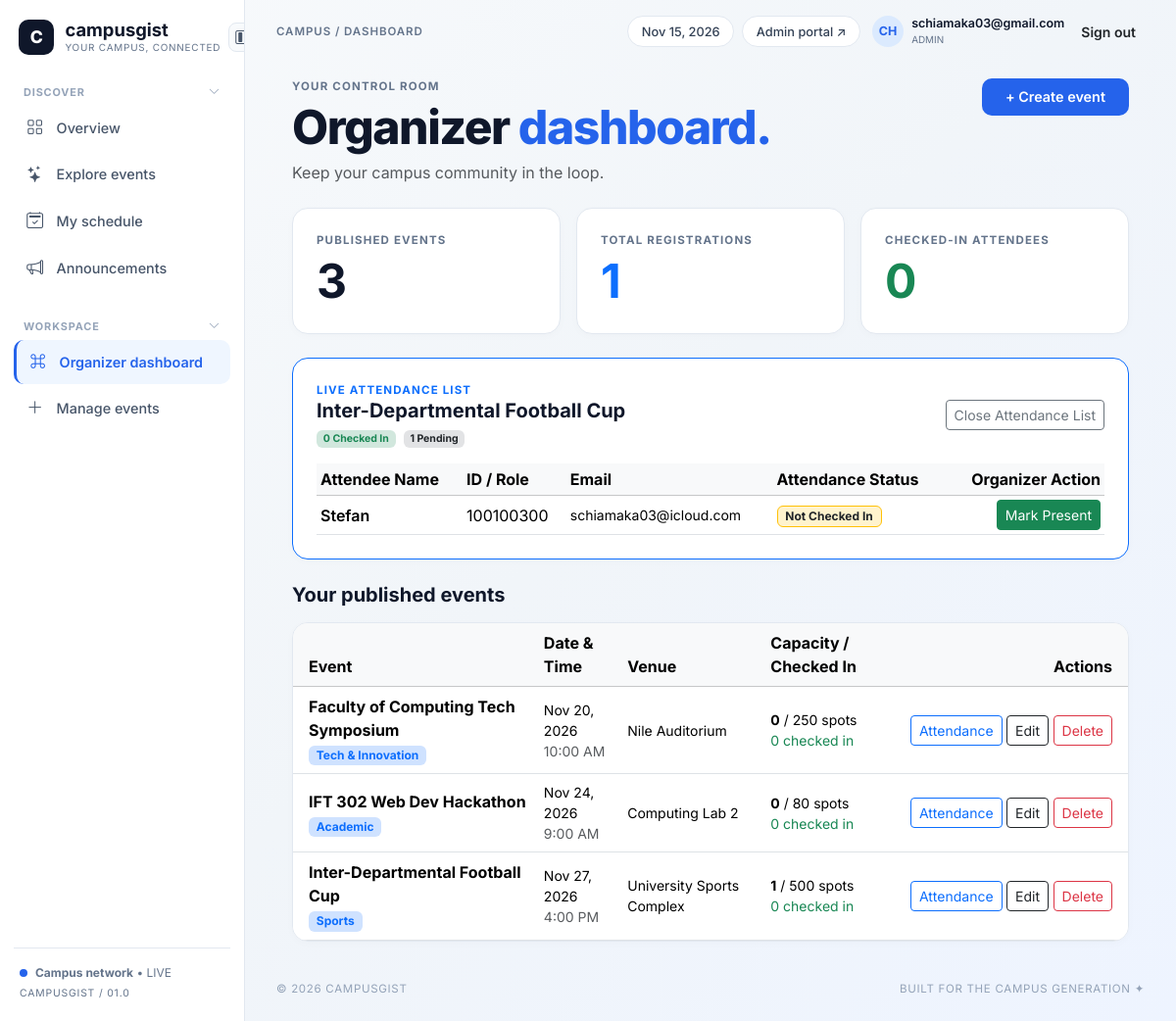
The page /dashboard.php?attendees=3 (signed in) on the database its author committed.
### tables this page shows
CREATE TABLE `events` (
  `id` int(11) NOT NULL,
  `title` varchar(150) NOT NULL,
  `category` enum('Academic','Tech & Innovation','Sports','Social & Cultural') NOT NULL,
  `description` text NOT NULL,
  `event_date` date NOT NULL,
  `event_time` time NOT NULL,
  `venue` varchar(120) NOT NULL,
  `capacity` int(11) DEFAULT 100,
  `created_at` timestamp NOT NULL DEFAULT current_timestamp()
);

CREATE TABLE `registrations` (
  `id` int(11) NOT NULL,
  `event_id` int(11) NOT NULL,
  `student_name` varchar(120) NOT NULL,
  `matric_no` varchar(30) DEFAULT NULL,
  `email` varchar(120) NOT NULL,
  `checked_in` tinyint(1) NOT NULL DEFAULT 0,
  `checked_in_at` timestamp NULL DEFAULT NULL,
  `registered_at` timestamp NOT NULL DEFAULT current_timestamp()
);

### includes/db_connect.php (called while the page is built, shortened)
<?php
function e($string) {
    return htmlspecialchars((string)$string, ENT_QUOTES, 'UTF-8');
}
?>

### dashboard.php (the view, shortened to what this page needs)
<?php
require_once __DIR__ . '/includes/db_connect.php';
require_once __DIR__ . '/includes/header.php';
$events_count = $conn->query("SELECT COUNT(*) AS c FROM events")->fetch_assoc()['c'] ?? 0;
$regs_count = $conn->query("SELECT COUNT(*) AS c FROM registrations")->fetch_assoc()['c'] ?? 0;
$checked_in_total = $conn->query("SELECT COUNT(*) AS c FROM registrations WHERE checked_in = 1")->fetch_assoc()['c'] ?? 0;
$events_res = $conn->query("SELECT e.*,
                            (SELECT COUNT(*) FROM registrations r WHERE r.event_id = e.id) AS reg_total,
                            (SELECT COUNT(*) FROM registrations r WHERE r.event_id = e.id AND r.checked_in = 1) AS checkin_total
                            FROM events e ORDER BY e.event_date ASC");
$view_event_id = (int)($_GET['attendees'] ?? 0);
$roster_title = '';
$roster = [];
$roster_present = 0;
if ($view_event_id > 0) {
    $ev_stmt = $conn->prepare("SELECT title FROM events WHERE id = ?");
    $ev_stmt->bind_param("i", $view_event_id);
    $ev_stmt->execute();
    $ev_row = $ev_stmt->get_result()->fetch_assoc();
    $roster_title = $ev_row['title'] ?? '';
    $r_stmt = $conn->prepare("SELECT * FROM registrations WHERE event_id = ? ORDER BY checked_in DESC, registered_at DESC");
    $r_stmt->bind_param("i", $view_event_id);
    $r_stmt->execute();
    $r_res = $r_stmt->get_result();
    while ($row = $r_res->fetch_assoc()) {
        $roster[] = $row;
    }
}
?>
<div class="d-flex justify-content-between align-items-start flex-wrap gap-3 mb-4">
    <div>
        <div class="eyebrow-text">Your Control Room</div>
        <h1 class="hero-heading mb-2">Organizer <span>dashboard.</span></h1>
        <p class="text-muted mb-0">Keep your campus community in the loop.</p>
    </div>
    <a href="manage.php" class="btn btn-cg-primary px-4 py-2">+ Create event</a>
</div>
<div class="row g-3 mb-4">
    <div class="col-md-4">
        <div class="cg-card">
            <div class="eyebrow-text mb-1">Published Events</div>
            <div class="display-5 fw-bold"><?= $events_count ?></div>
        </div>
    </div>
    <div class="col-md-4">
        <div class="cg-card">
            <div class="eyebrow-text mb-1">Total Registrations</div>
            <div class="display-5 fw-bold text-primary"><?= $regs_count ?></div>
        </div>
    </div>
    <div class="col-md-4">
        <div class="cg-card">
            <div class="eyebrow-text mb-1">Checked-In Attendees</div>
            <div class="display-5 fw-bold text-success"><?= $checked_in_total ?></div>
        </div>
    </div>
</div>
<?php if ($view_event_id > 0): ?>
    <div class="cg-card mb-4 border-primary">
        <div class="d-flex justify-content-between align-items-center flex-wrap gap-2 mb-3">
            <div>
                <div class="eyebrow-text text-primary mb-0">Live Attendance List</div>
                <h5 class="fw-bold mb-1"><?= e($roster_title) ?></h5>
                <div class="small text-muted">
                    <span class="badge bg-success-subtle text-success me-1"><?= $roster_present ?> Checked In</span>
                    <span class="badge bg-secondary-subtle text-dark"><?= count($roster) - $roster_present ?> Pending</span>
                </div>
            </div>
            <a href="dashboard.php" class="btn btn-sm btn-outline-secondary">Close Attendance List</a>
        </div>
        <?php if (count($roster) > 0): ?>
            <div class="table-responsive">
                <table class="table table-sm align-middle mb-0">
                    <thead class="table-light">
                        <tr>
                            <th>Attendee Name</th>
                            <th>ID / Role</th>
                            <th>Email</th>
                            <th>Attendance Status</th>
                            <th class="text-end">Organizer Action</th>
                        </tr>
                    </thead>
                    <tbody>
                        <?php foreach ($roster as $st): ?>
                            <tr>
                                <td class="fw-semibold"><?= e($st['student_name']) ?></td>
                                <td>
                                    <?= $st['matric_no'] ? e($st['matric_no']) : '<span class="badge bg-info-subtle text-dark border">STAFF</span>' ?>
                                </td>
                                <td class="small"><?= e($st['email']) ?></td>
                                <td>
                                    <?php if ($st['checked_in']): ?>
                                        <span class="badge bg-success">Checked In &#10003;</span>
                                        <span class="text-muted" style="font-size: 0.7rem;">
                                            <?= date('g:i A', strtotime($st['checked_in_at'])) ?>
                                        </span>
                                    <?php else: ?>
                                        <span class="badge bg-warning-subtle text-dark border border-warning">Not Checked In</span>
                                    <?php endif; ?>
                                </td>
                                <td class="text-end">
                                    <form method="POST" action="dashboard.php" class="d-inline">
                                        <button type="submit" class="btn btn-sm <?= $st['checked_in'] ? 'btn-outline-secondary' : 'btn-success' ?>">
                                            <?= $st['checked_in'] ? 'Undo' : 'Mark Present' ?>
                                        </button>
                                    </form>
                                </td>
                            </tr>
                        <?php endforeach; ?>
                    </tbody>
                </table>
            </div>
        <?php else: ?>
            <p class="small text-muted mb-0">No attendees have registered for this event yet.</p>
        <?php endif; ?>
    </div>
<?php endif; ?>
<h5 class="fw-bold mb-3">Your published events</h5>
<?php if ($events_res && $events_res->num_rows > 0): ?>
    <div class="cg-card p-0 overflow-hidden">
        <div class="table-responsive">
            <table class="table table-hover align-middle mb-0">
                <thead class="table-light">
                    <tr>
                        <th class="ps-3">Event</th>
                        <th>Date &amp; Time</th>
                        <th>Venue</th>
                        <th>Capacity / Checked In</th>
                        <th class="text-end pe-3">Actions</th>
                    </tr>
                </thead>
                <tbody>
                    <?php while ($ev = $events_res->fetch_assoc()): ?>
                        <tr>
                            <td class="ps-3">
                                <div class="fw-bold"><?= e($ev['title']) ?></div>
                                <span class="badge bg-primary-subtle text-primary"><?= e($ev['category']) ?></span>
                            </td>
                            <td class="small">
                                <?= date('M j, Y', strtotime($ev['event_date'])) ?><br>
                                <span class="text-muted"><?= date('g:i A', strtotime($ev['event_time'])) ?></span>
                            </td>
                            <td class="small"><?= e($ev['venue']) ?></td>
                            <td class="small">
                                <strong><?= $ev['reg_total'] ?></strong> / <?= $ev['capacity'] ?> spots<br>
                                <span class="text-success"><?= $ev['checkin_total'] ?> checked in</span>
                            </td>
                            <td class="text-end pe-3 text-nowrap">
                                <a href="dashboard.php?attendees=<?= $ev['id'] ?>" class="btn btn-sm btn-outline-primary">Attendance</a>
                                <a href="manage.php?edit=<?= $ev['id'] ?>" class="btn btn-sm btn-outline-dark">Edit</a>
                                <form method="POST" action="dashboard.php" class="d-inline" onsubmit="return confirm('Delete this event?');">
                                    <button type="submit" class="btn btn-sm btn-outline-danger">Delete</button>
                                </form>
                            </td>
                        </tr>
                    <?php endwhile; ?>
                </tbody>
            </table>
        </div>
    </div>
<?php else: ?>
    <div class="empty-state-box">You haven't published an event yet.</div>
<?php endif; ?>
<?php require_once __DIR__ . '/includes/footer.php'; ?>

### css/style.css (style rules this page uses)
:root { --cg-primary: #2563eb; --cg-primary-hover: #1d4ed8; --cg-dark: #0f172a; --cg-muted: #64748b; --cg-border: #e2e8f0; --cg-bg-start: #f8fafc; --cg-bg-end: #eef4ff; --sidebar-width: 250px; --sidebar-rail-width: 72px; }
body { font-family: 'Inter', -apple-system, BlinkMacSystemFont, "Segoe UI", Roboto, sans-serif; color: var(--cg-dark); background: linear-gradient(135deg, var(--cg-bg-start) 0%, #f1f5f9 50%, var(--cg-bg-end) 100%); min-height: 100vh; margin: 0; }
.eyebrow-text { font-size: 0.72rem; font-weight: 700; letter-spacing: 0.1em; color: var(--cg-muted); text-transform: uppercase; margin-bottom: 0.4rem; }
.hero-heading { font-size: clamp(2.1rem, 4vw, 3.3rem); font-weight: 800; letter-spacing: -0.03em; line-height: 1.08; color: var(--cg-dark); }
.hero-heading span { color: var(--cg-primary); }
.cg-card { background: #ffffff; border: 1px solid var(--cg-border); border-radius: 16px; padding: 1.5rem; box-shadow: 0 2px 10px rgba(15, 23, 42, 0.02); }
.btn-cg-primary { background: var(--cg-primary); color: #ffffff; border: none; border-radius: 10px; padding: 0.6rem 1.25rem; font-weight: 600; font-size: 0.9rem; transition: background 0.15s ease; }

### rows shown on the page
events: title "Inter-Departmental Football Cup", category "Sports", event_date "Nov 27, 2026", event_time "4:00 PM", venue "University Sports Complex", reg_total "1", capacity "500", checkin_total "0"
registrations: student_name "Stefan", matric_no "100100300", email "schiamaka03@icloud.com", checked_in "Not Checked In"
events: title "Faculty of Computing Tech Symposium", category "Tech & Innovation", event_date "Nov 20, 2026", event_time "10:00 AM", venue "Nile Auditorium", reg_total "0", capacity "250", checkin_total "0"
events: title "IFT 302 Web Dev Hackathon", category "Academic", event_date "Nov 24, 2026", event_time "9:00 AM", venue "Computing Lab 2", reg_total "0", capacity "80", checkin_total "0"

### other values the page prints
$page_crumb "DASHBOARD"
substr($_SESSION['full_name'], 0, 2) "CH"
$_SESSION['email'] "schiamaka03@gmail.com"
$_SESSION['role'] "ADMIN"
$events_count "3"
$regs_count "1"
$checked_in_total "0"
$roster_present "0"
count($roster) - $roster_present "1"
